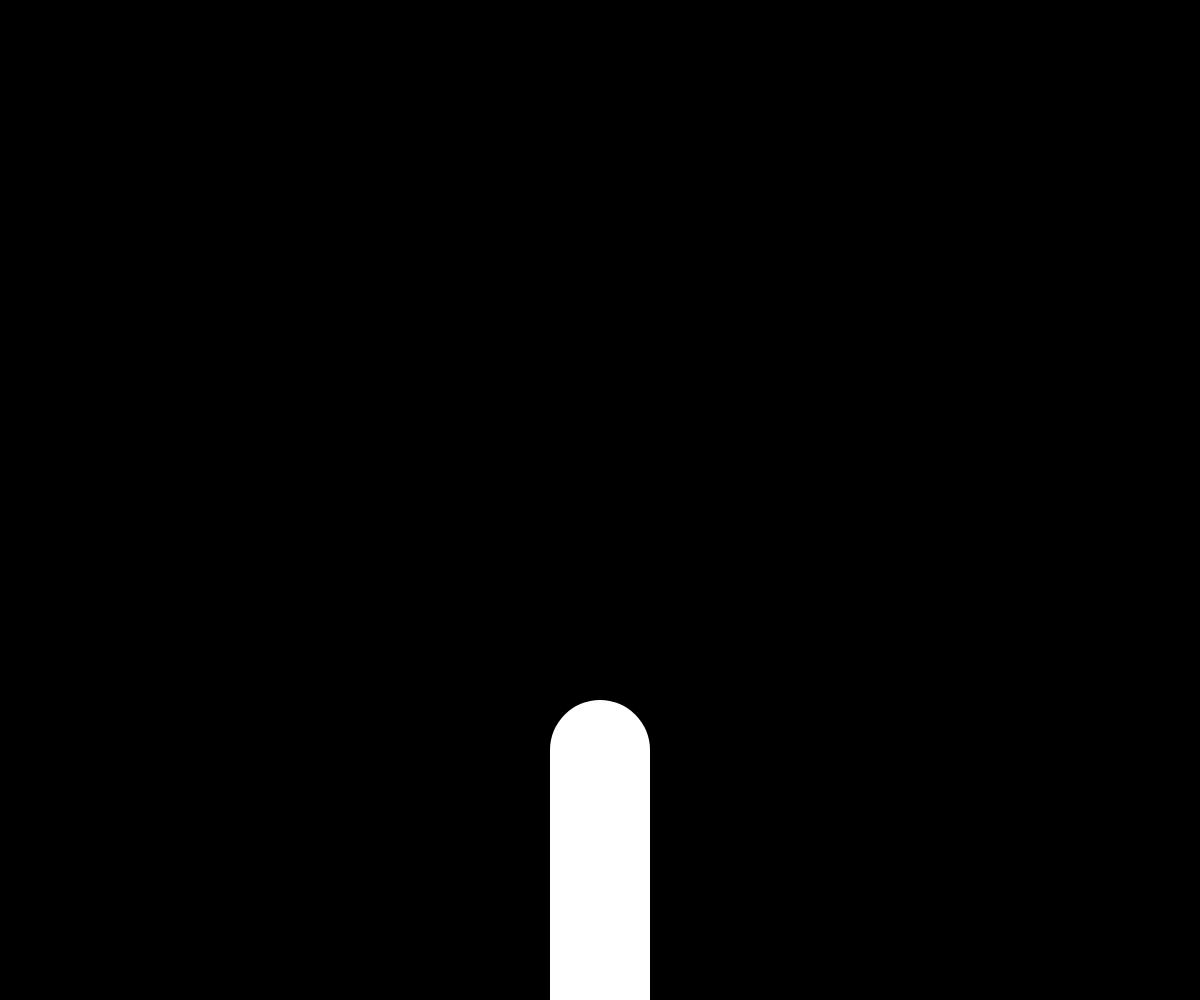
Frame 1 (no input)
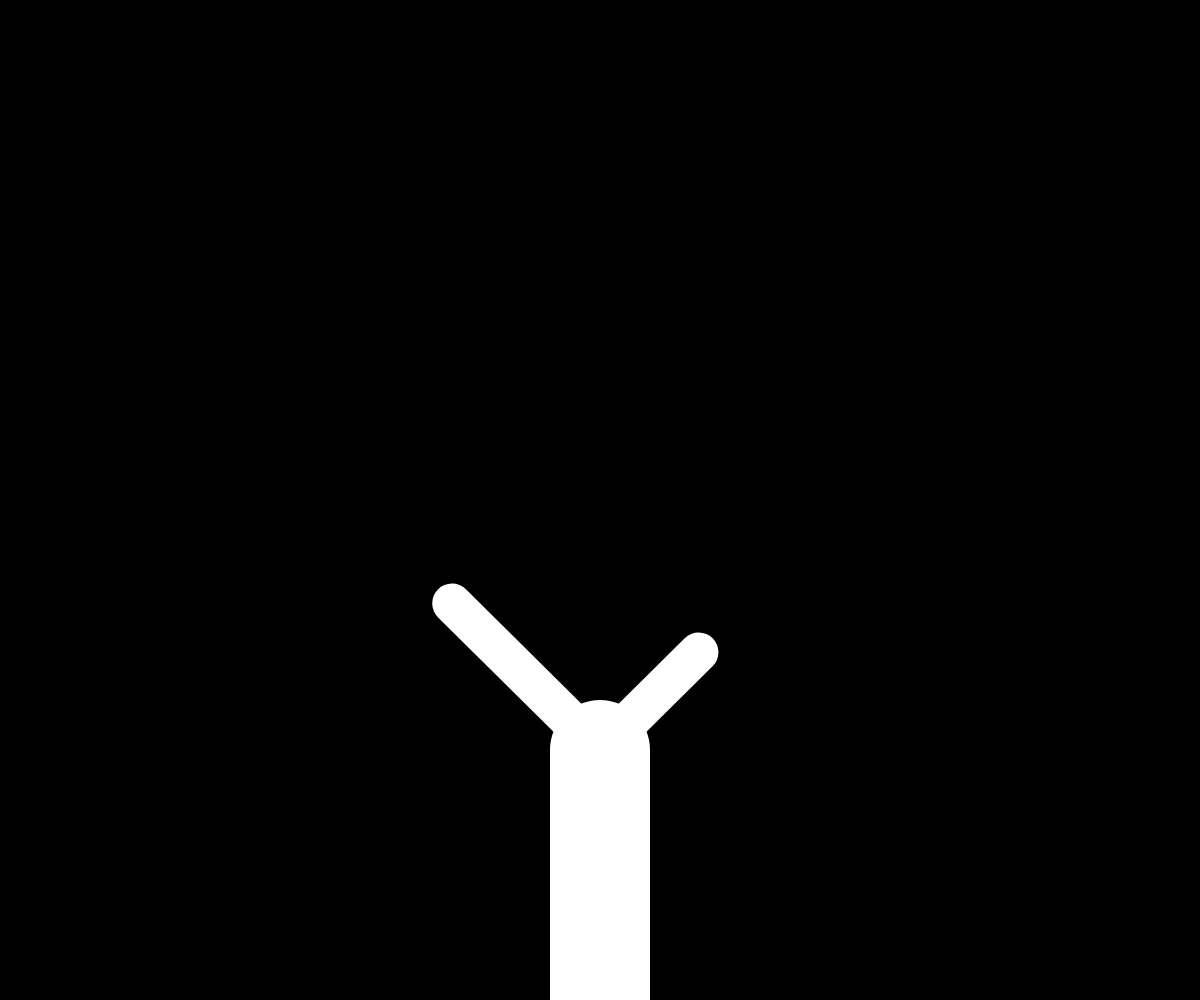
Frame 60 (no input)
Frame 120 (the mouse pressed at the canvas centre since frame 60): identical to frame 60, image omitted

The p5.js sketch that drew these frames (run headless with seeded random() and noise() and a simulated clock; from frame 60 on, the mouse is pressed at the canvas centre):

// p5.js sketch
// ── sketch.js
var tree = [];
var leaves = [];
var redA = 1.80;
var redB = 1.20;
let angleA;
let angleB;
let slider;
let iter = 0;
function setup() {
  createCanvas(windowWidth, windowHeight);
  var a = createVector(width / 2, height);
  var b = createVector(width / 2, height - 250);
  var root = new Branch(a, b, 0, 100);  // Start with stroke weight of 100
  tree.push(root);
  slider = createSlider(1, 100000, 1, 1); // Controls the depth of the tree
  angleA = createSlider(0, PI / 2, PI / 4, 0.01);
  angleB = angleA.value()  // Controls the angle of branches
}

function windowResized() {
  resizeCanvas(windowWidth, windowHeight - 30);
}

function draw() {
  background(0);
  for (var i = 0; i < tree.length; i++) {
    tree[i].show();
  }

  // Only grow the tree when there are unfinished branches
  if (slider.value() > tree.length / 2) {
    for (var i = tree.length - 1; i >= 0; i--) {
      if (!tree[i].finished) {
        iter += 1
        if(i%13 == 0){
          tree.push(tree[i].branch(iter, redA, angleA.value()));
          tree.push(tree[i].branch(iter, redB, -angleB));
        }else{
          tree.push(tree[i].branch(iter, redB, angleB));
          tree.push(tree[i].branch(iter, redA, -angleA.value()));
        }

        tree[i].finished = true;
      }
    }
  }
}

// ── Branch.js
function Branch(begin, end, angle, weight) {
    this.begin = begin;
    this.end = end;
    this.angle = angle;
    this.weight = weight;
    this.finished = false;
    
    this.show = function() {
        stroke(255);
        strokeWeight(this.weight);
        line(this.begin.x, this.begin.y, this.end.x, this.end.y);
    }

    this.branch = function(iter, red, angle) {
        var dir = p5.Vector.sub(this.end, this.begin);
        dir.rotate(angle);
        dir.mult(1 / red);
        var newEnd = p5.Vector.add(this.end, dir);
        var newWeight = (this.weight - Math.sqrt(iter))* 0.4;  // Decrease stroke weight for each branch
        return new Branch(this.end, newEnd, angle, newWeight);
    }
}
